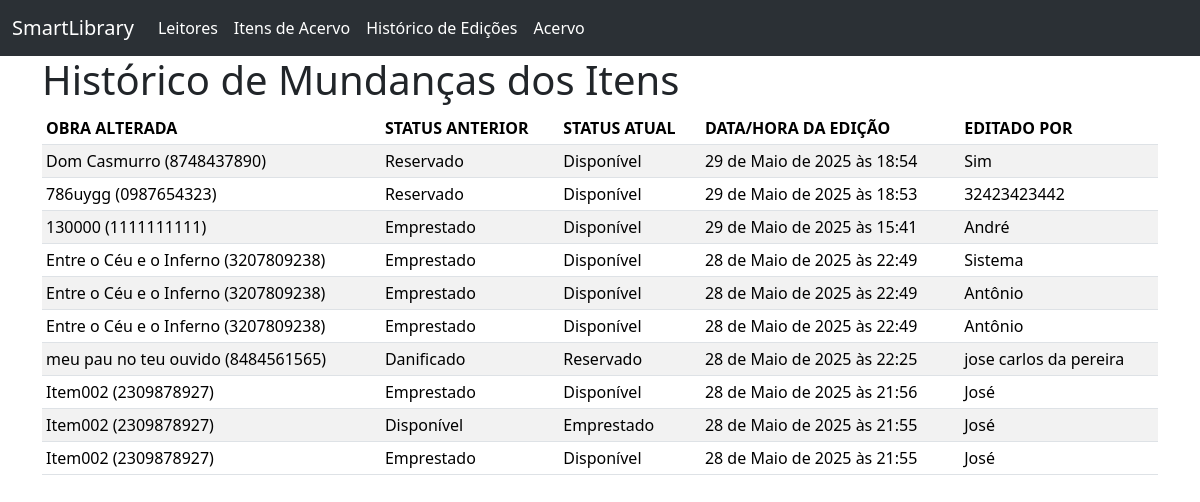
/collection-item/history, run on an earlier commit of the app's database.
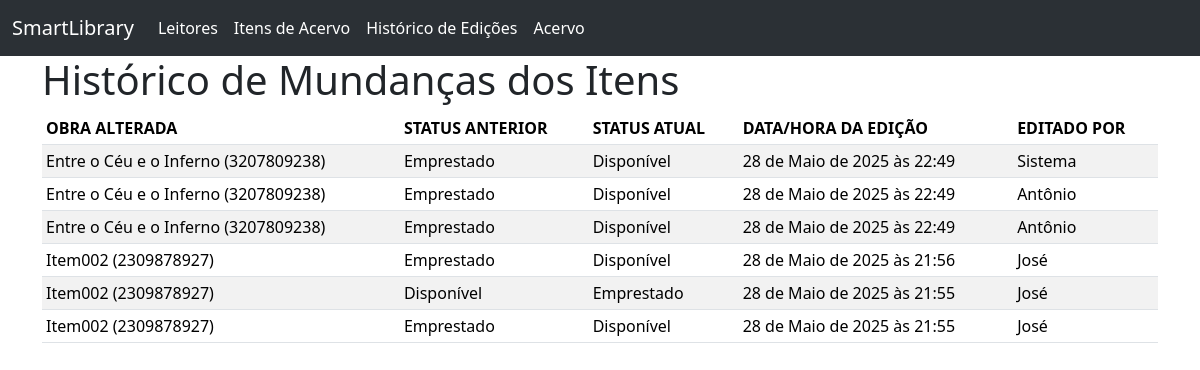
And on a later commit of the database.
### collection_item/models.py (models this page shows, shortened)
class ItemStatusChange(models.Model):
    item = models.ForeignKey(
        CollectionItem, on_delete=models.CASCADE, related_name="status_changes"
    )
    previous_status = models.CharField(max_length=10, verbose_name="Status Anterior")
    new_status = models.CharField(max_length=10, verbose_name="Novo Status")
    changed_at = models.DateTimeField(verbose_name="Data da Alteração", default=now)
    changed_by = models.CharField(
        max_length=100,
        verbose_name="Responsável pela Alteração",
        blank=False,
        null=False,
    )
    class Meta:
        ordering = ["-changed_at"]
        verbose_name = "Alteração de Status"
        verbose_name_plural = "Alterações de Status"

class CollectionItem(models.Model):
    ESTADO_CONSEVACAO = {
        "Bom": "Bom",
        "Regular": "Regular",
        "Ruim": "Ruim",
        "Danificado": "Danificado",
    }
    ESTADO_DISPONIVEL = {
        "Disponível": "Disponível",
        "Emprestado": "Emprestado",
        "Reservado": "Reservado",
    }
    title = models.CharField(
        verbose_name="Título da Obra",
        max_length=50,
        null=False,
        blank=False,
    )
    id_code = models.CharField(
        verbose_name="Código Identificador",
        max_length=10,
        primary_key=True,
        validators=[id_code_validator],
    )
    preservation = models.CharField(
        verbose_name="Estado de Conservação",
        max_length=10,
        choices=ESTADO_CONSEVACAO,
        null=False,
        blank=False,
    )
    availability = models.CharField(
        verbose_name="Disponibilidade",
        max_length=10,
        choices=ESTADO_DISPONIVEL,
        null=False,
        blank=False,
    )
    entry_date = models.DateField(
        auto_now_add=True,
        null=False,
        blank=False,
    )
    class Meta:
        ordering = ["title"]
        verbose_name = "Item do Acervo"
        verbose_name_plural = "Itens do Acervo"
    def __str__(self):
        return f"{self.title} ({self.id_code})"

### collection_item/views.py (the view)
class ItemHistoryView(ListView):
    model = ItemStatusChange
    template_name = "collection_item/item_history.html"

### collection_item/templates/collection_item/item_history.html (shortened to what this page needs)
{% extends "base.html" %}
{% block main_content %}
    <h1>Histórico de Mundanças dos Itens</h1>
    {% if itemstatuschange_list %}
    <div class="table-responsive">
        <table class="table table-striped table-hover table-sm">
            <thead>
                <tr>
                    <th scope="col">OBRA ALTERADA</th>
                    <th scope="col">STATUS ANTERIOR</th>
                    <th scope="col">STATUS ATUAL</th>
                    <th scope="col">DATA/HORA DA EDIÇÃO</th>
                    <th scope="col">EDITADO POR</th>
                </tr>
            </thead>
            <tbody>
                {% for item in itemstatuschange_list %}
                    <tr>
                        <td scope="row"> {{ item.item }} </td>
                        <td> {{ item.previous_status }} </td>
                        <td> {{ item.new_status }} </td>
                        <td> {{ item.changed_at }} </td>
                        <td> {{ item.changed_by }} </td>
                    </tr>
                {% endfor %}
            </tbody>
        </table>
    </div>
    {% else %}
        <p>Não tem nada cadastrado ainda</p>
    {% endif %}
{% endblock main_content %}

What changed in the data, as far as the page shows it:
removed ItemStatusChange: item "Dom Casmurro (8748437890)", previous_status "Reservado", new_status "Disponível", changed_at "29 de Maio de 2025 às 18:54", changed_by "Sim"
removed ItemStatusChange: item "786uygg (0987654323)", previous_status "Reservado", new_status "Disponível", changed_at "29 de Maio de 2025 às 18:53", changed_by "32423423442"
removed ItemStatusChange: item "130000 (1111111111)", previous_status "Emprestado", new_status "Disponível", changed_at "29 de Maio de 2025 às 15:41", changed_by "André"
removed ItemStatusChange: item "meu pau no teu ouvido (8484561565)", previous_status "Danificado", new_status "Reservado", changed_at "28 de Maio de 2025 às 22:25", changed_by "jose carlos da pereira"
